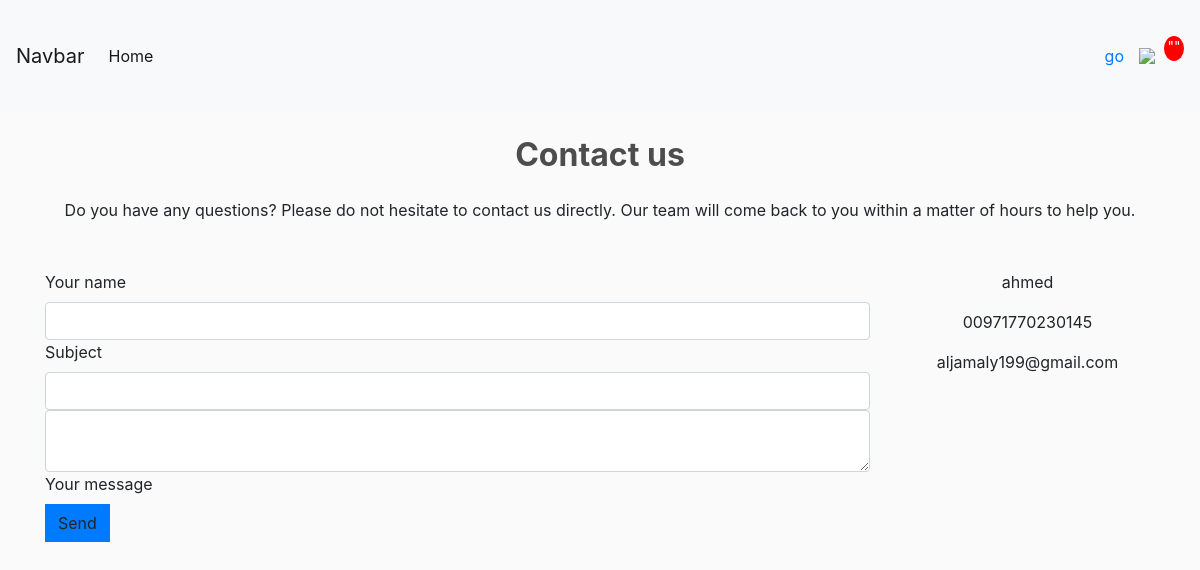
Page /contact/ on the committed database.
### contact/models.py (models this page shows)
class Info(models.Model):
	place=models.CharField(max_length=100)
	phone_number=models.CharField(max_length=100)
	email=models.EmailField(max_length=254)
	class Meta:
		verbose_name=("info")
		verbose_name_plural=("infos")

### contact/views.py (the view, shortened to what this page needs)
# urls.py: path('', views.send_m, name='send_m'),
def send_m(request):
	myinfo=Info.objects.first()
	return render(request,'contact/contact.html',{'myinfo':myinfo})

### contact/templates/contact/contact.html (shortened to what this page needs)
{% extends  'store/main.html' %}
{% load static %}
{% load bootstrap4 %}
{% block content %}
<section class="mb-4">
    <h2 class="h1-responsive font-weight-bold text-center my-4">Contact us</h2>
    <p class="text-center w-responsive mx-auto mb-5">Do you have any questions? Please do not hesitate to contact us directly. Our team will come back to you within
        a matter of hours to help you.</p>
    <div class="row">
        <div class="col-md-9 mb-md-0 mb-5">
            <form id="contact-form" name="contact-form"  method="POST">
                <div class="row">
                    <div class="col-md-12">
                        <div class="md-form mb-0">
                            <label for="name" class="">Your name</label>
                            <input type="text" id="name" name="email" class="form-control">
                        </div>
                    </div>
                </div>
                <div class="row">
                    <div class="col-md-12">
                        <div class="md-form mb-0">
                            <label for="subject" class="">Subject</label>
                            <input type="text" id="subject" name="subject" class="form-control">
                        </div>
                    </div>
                </div>
                <div class="row">
                    <div class="col-md-12">
                        <div class="md-form">
                            <textarea type="text" id="message" name="message" rows="2" class="form-control md-textarea"></textarea>
                            <label for="message">Your message</label>
                        </div>
                    </div>
                </div>
            </form>
            <div class="text-center text-md-left">
                <a class="btn btn-primary" onclick="document.getElementById('contact-form').submit();">Send</a>
            </div>
        </div>
        <div class="col-md-3 text-center">
            <ul class="list-unstyled mb-0">
                <li>
                    <p>{{ myinfo.place}}</p>
                </li>
                <li>
                    <p>{{ myinfo.phone_number}}</p>
                </li>
                <li>
                    <p>{{ myinfo.email}}</p>
                </li>
            </ul>
</div>
</div>
</section>
{% endblock  %}

### static/css/main.css (style rules this page uses)
body { background-color: hsl(0, 0%, 98%); }
h1,h2,h3,h4,h5,h6 { color:hsl(0, 0%, 30%); }
.btn { border-radius: 0; }

### rows in the picture
Info: place "ahmed", phone_number "00971770230145", email "aljamaly199@gmail.com"
